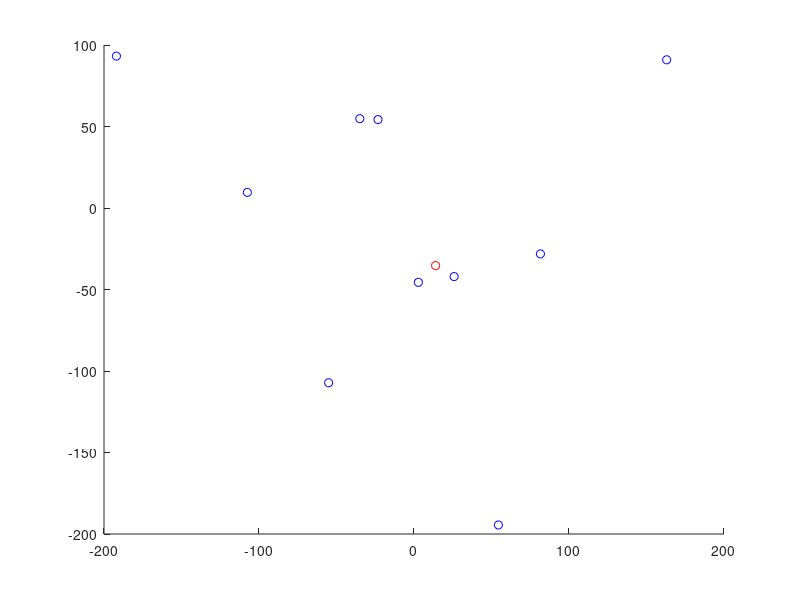

This figure's MATLAB source:
n = 10;
r = [];
theta = [];

xymin = 0;
xymax = 100;
x=xymin+randn(1,n)*(xymax-xymin);
y=xymin+randn(1,n)*(xymax-xymin);

robotx = randn()*30;
roboty = randn()*30;

close all
scatter(x,y,'b');
hold on;
scatter(robotx,roboty,'r');

sigma = 0.2;

d = sqrt((x - robotx).*(x - robotx) + (y - roboty).*(y - roboty)) + randn(1,n)*sigma;

fprintf('%8.2f, %8.3f,%8.3f,\n', [x(1:end-1),y(1:end-1),d(1:end-1)]')
fprintf('%8.2f, %8.3f,%8.3f\n', [x(end),y(end),d(end)]')


